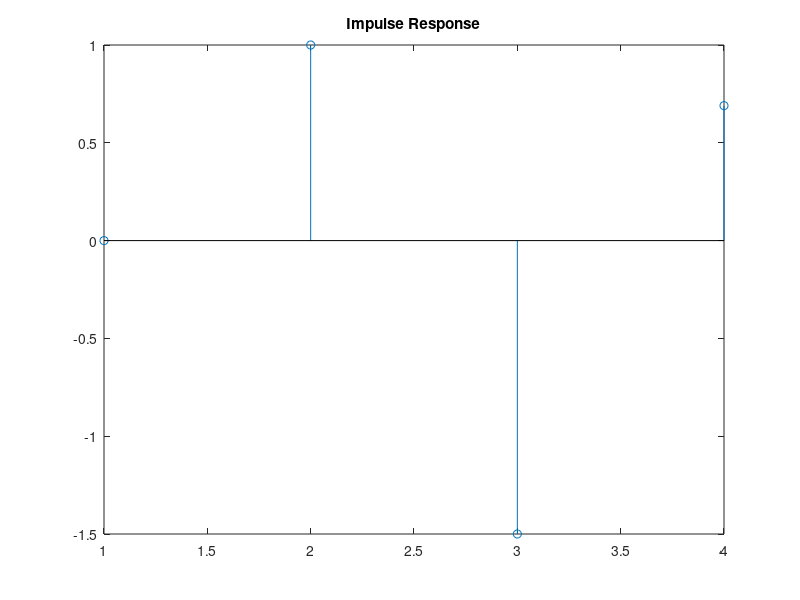
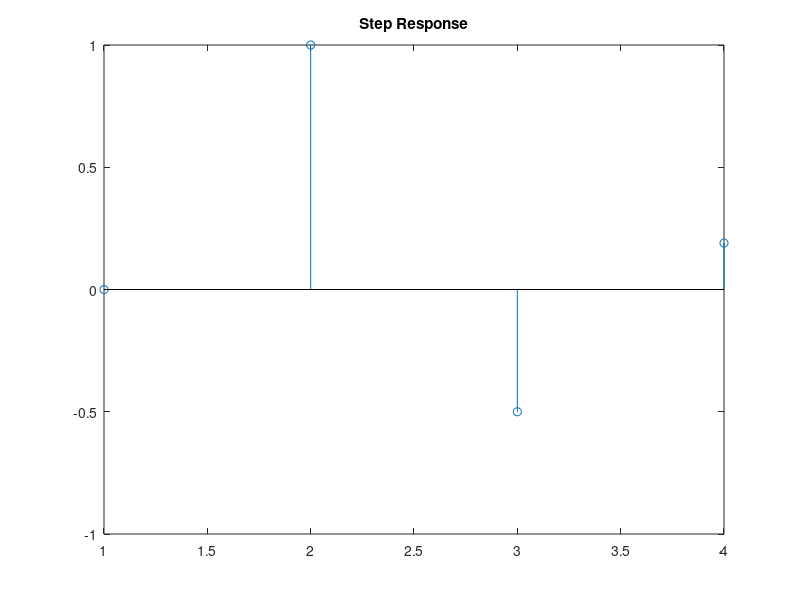

Here is the MATLAB script that generated these plots, in order:
clearvars;
clc;
close all;

% The transfer function G(z) = (z-1)/(z^2+0.5z+0.06). Find the unit impulse
% and unit step function


% Define discrete transfer function first

NUM=[0 1 -1]; %these are the coefficients of the numerator. The order should be same as the order of the denominator
DEN=[1 0.5 0.06];

SYS=tf(NUM,DEN,-1); % transfer function is defined, and make sure to include -1 for DT systems. 
%Type SYS in command window to see the structure of transfer function



yI=impulse(SYS);
yu=step(SYS);

figure(1)
stem(yI)
title('Impulse Response');

figure(2)
stem(yu);

title('Step Response');



